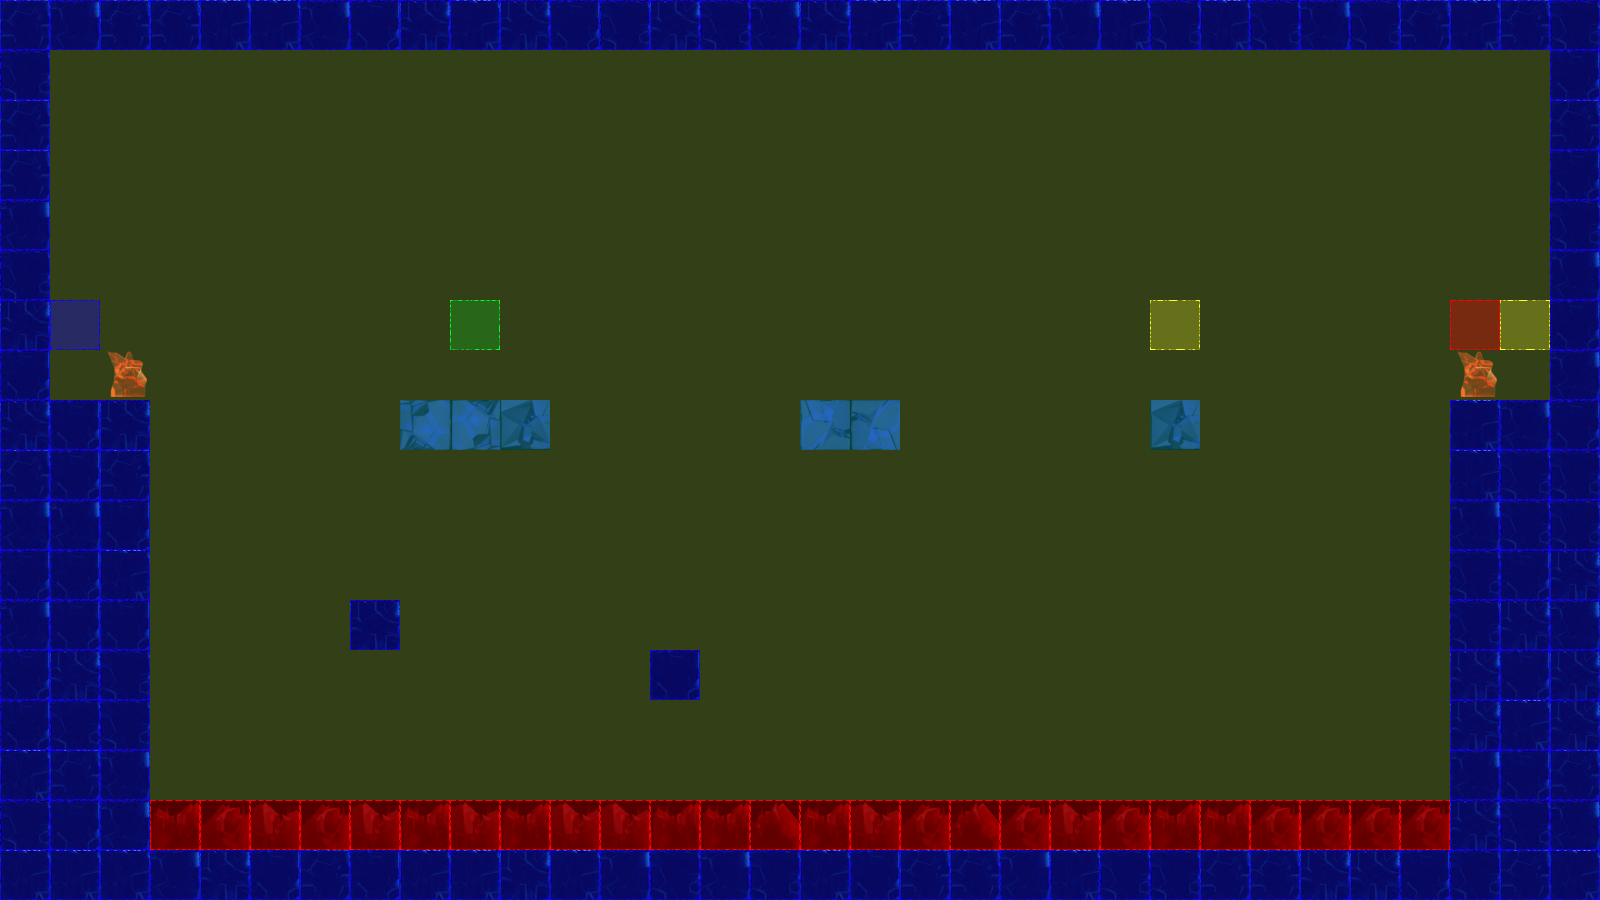

The image is a tile-based game level rendered from a .tmx file. Its description and source (layers, tilesets, objects; grid data summarised) follow:
An orthogonal 32x18 tile map with 50x50 px tiles, 3 tile layers (terrain, collision, event), 2 tilesets.

<map version="1.0" orientation="orthogonal" renderorder="left-up" width="32" height="18" tilewidth="50" tileheight="50" nextobjectid="3">
 <tileset firstgid="1" name="frozenPlainsTile" tilewidth="50" tileheight="50" tilecount="50" columns="10">
  <image source="tiles/iceTile.png" width="500" height="251" />
 </tileset>
 <tileset firstgid="51" name="collisionTile" tilewidth="50" tileheight="50" tilecount="12" columns="3">
  <image source="tiles/collisionTile.png" width="150" height="200" />
 </tileset>
 <layer name="terrain" width="32" height="18">
  <data>[576 cells, 168 non-empty, 16 distinct tile ids]</data>
 </layer>
 <layer name="collision" width="32" height="18">
  <data>[576 cells, 576 non-empty, 4 distinct tile ids]</data>
 </layer>
 <layer name="event" width="32" height="18">
  <data>[576 cells, 5 non-empty, 4 distinct tile ids]</data>
 </layer>
</map>
